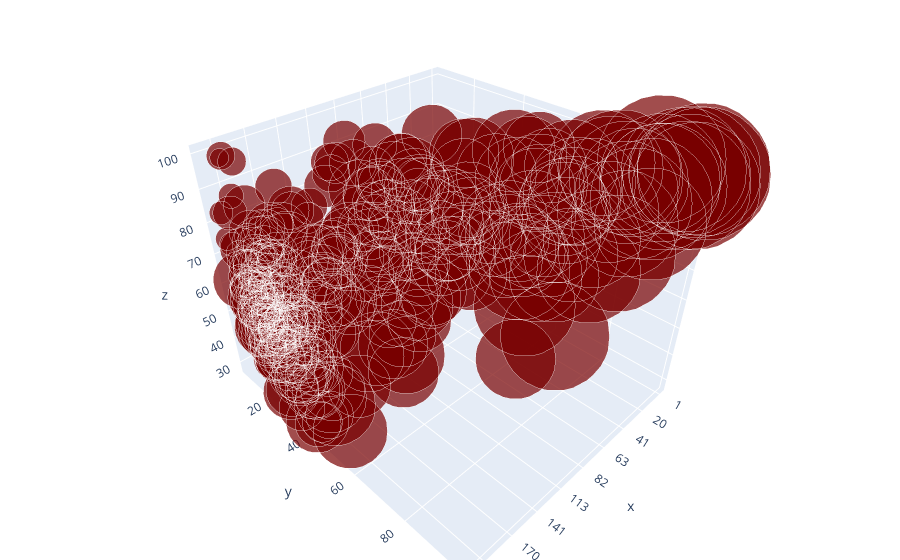

The cell this chart's notebook holds for it:
### Code cell
trace1 = go.Scatter3d(
    x=dataframe.world_rank,  #x eksenine dünya sıralaması eklenir.
    y=dataframe.research,    #y eksenine research skoru eklenir.
    z=dataframe.citations,   #z eksenine citations skoru eklenir.
    mode='markers',          #marker -> nokta demektir.
    marker=dict(
        size=dataframe.teaching, #size eklenerek 4 boyutlu yapılır.
        color='rgb(120,0,0)',    #renk eklenir.
    )
)

data = [trace1]  #trace1 listenin içerisine koyulur.

layout = go.Layout(
    margin=dict(  #kenarlardan bırakılan boşluktur.
        l=0,
        r=0,
        b=0,
        t=0       #hepsi 0 verildiği için kenarlardan boşluk bırakılmaz.
    )
    
)
fig = go.Figure(data=data, layout=layout)  #data parametresine data değişkeni, layout parametresine layout değişkeni atanarak figür oluşturulur.

iplot(fig) #figür plot edilir.

### Figure 1 — Plotly figure (JSON) as saved in the notebook; plotly's stock layout.template omitted (floating-point values rounded to 4 significant figures; data arrays with more than 128 entries replaced by an {"elided": "..."} marker saying what was removed)
{"data": [{"marker": {"color": "rgb(120,0,0)", "size": {"elided": "401 float values"}}, "mode": "markers", "type": "scatter3d", "x": {"elided": "401 str values"}, "y": {"elided": "401 float values"}, "z": {"elided": "401 float values"}}], "layout": {"margin": {"b": 0, "l": 0, "r": 0, "t": 0}}}
